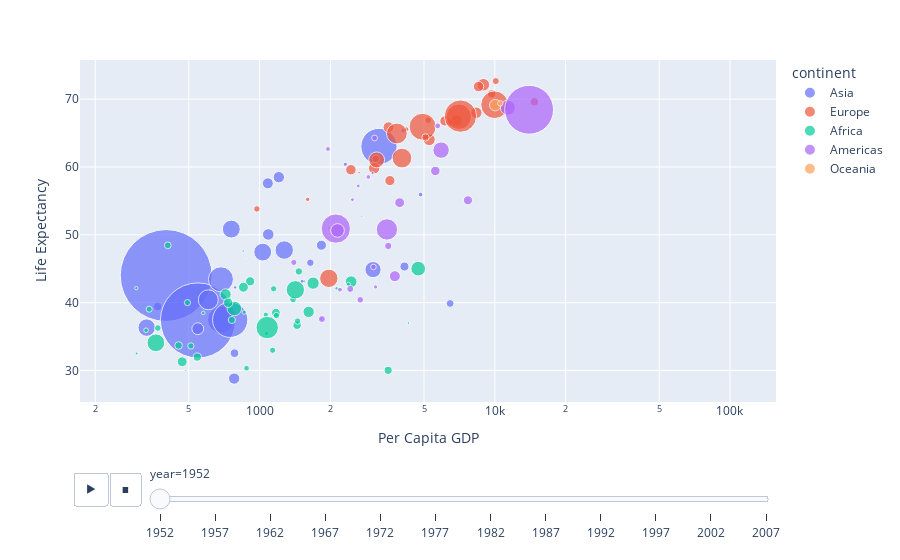

Here is the notebook cell this chart was saved with:
### Markdown cell above
That's much more like a straight line.

Now let's differentiate the countries by size and continent.  It makes intuitive sense to make bigger countries bigger and smaller countries smaller (ordinal data) and to use color to indicate the continent they belong to (nominal data).

### Code cell
fig = px.scatter(df,
                 x='gdpPercap',
                 y='lifeExp',
                 log_x=True,
                 size='pop',
                 color='continent',
                 animation_frame='year',
                 hover_name='country',
                 size_max=100,
                 labels={'gdpPercap': 'Per Capita GDP', 'lifeExp': 'Life Expectancy'})
fig.show()

### Figure 1 — Plotly figure (JSON) as saved in the notebook; plotly's stock layout.template omitted (floating-point values rounded to 4 significant figures)
{"data": [{"hovertemplate": "<b>%{hovertext}</b><br><br>continent=Asia<br>year=1952<br>Per Capita GDP=%{x}<br>Life Expectancy=%{y}<br>pop=%{marker.size}<extra></extra>", "hovertext": ["Afghanistan", "Bahrain", "Bangladesh", "Cambodia", "China", "Hong Kong, China", "India", "Indonesia", "Iran", "Iraq", "Israel", "Japan", "Jordan", "Korea, Dem. Rep.", "Korea, Rep.", "Kuwait", "Lebanon", "Malaysia", "Mongolia", "Myanmar", "Nepal", "Oman", "Pakistan", "Philippines", "Saudi Arabia", "Singapore", "Sri Lanka", "Syria", "Taiwan", "Thailand", "Vietnam", "West Bank and Gaza", "Yemen, Rep."], "legendgroup": "Asia", "marker": {"color": "#636efa", "size": [8425333, 120447, 46886859, 4693836, 556263527, 2125900, 372000000, 82052000, 17272000, 5441766, 1620914, 86459025, 607914, 8865488, 20947571, 160000, 1439529, 6748378, 800663, 20092996, 9182536, 507833, 41346560, 22438691, 4005677, 1127000, 7982342, 3661549, 8550362, 21289402, 26246839, 1030585, 4963829], "sizemode": "area", "sizeref": 131900.0, "symbol": "circle"}, "mode": "markers", "name": "Asia", "orientation": "v", "showlegend": true, "type": "scatter", "x": [779.4, 9867.0, 684.2, 368.5, 400.4, 3054.0, 546.6, 749.7, 3035.0, 4130.0, 4087.0, 3217.0, 1547.0, 1088.0, 1031.0, 108400.0, 4835.0, 1831.0, 786.6, 331.0, 545.9, 1828.0, 684.6, 1273.0, 6460.0, 2315.0, 1084.0, 1643.0, 1207.0, 757.8, 605.1, 1516.0, 781.7], "xaxis": "x", "y": [28.8, 50.94, 37.48, 39.42, 44.0, 60.96, 37.37, 37.47, 44.87, 45.32, 65.39, 63.03, 43.16, 50.06, 47.45, 55.56, 55.93, 48.46, 42.24, 36.32, 36.16, 37.58, 43.44, 47.75, 39.88, 60.4, 57.59, 45.88, 58.5, 50.85, 40.41, 43.16, 32.55], "yaxis": "y"}, {"hovertemplate": "<b>%{hovertext}</b><br><br>continent=Europe<br>year=1952<br>Per Capita GDP=%{x}<br>Life Expectancy=%{y}<br>pop=%{marker.size}<extra></extra>", "hovertext": ["Albania", "Austria", "Belgium", "Bosnia and Herzegovina", "Bulgaria", "Croatia", "Czech Republic", "Denmark", "Finland", "France", "Germany", "Greece", "Hungary", "Iceland", "Ireland", "Italy", "Montenegro", "Netherlands", "Norway", "Poland", "Portugal", "Romania", "Serbia", "Slovak Republic", "Slovenia", "Spain", "Sweden", "Switzerland", "Turkey", "United Kingdom"], "legendgroup": "Europe", "marker": {"color": "#EF553B", "size": [1282697, 6927772, 8730405, 2791000, 7274900, 3882229, 9125183, 4334000, 4090500, 42459667, 69145952, 7733250, 9504000, 147962, 2952156, 47666000, 413834, 10381988, 3327728, 25730551, 8526050, 16630000, 6860147, 3558137, 1489518, 28549870, 7124673, 4815000, 22235677, 50430000], "sizemode": "area", "sizeref": 131900.0, "symbol": "circle"}, "mode": "markers", "name": "Europe", "orientation": "v", "showlegend": true, "type": "scatter", "x": [1601.0, 6137.0, 8343.0, 973.5, 2444.0, 3119.0, 6876.0, 9692.0, 6425.0, 7030.0, 7144.0, 3531.0, 5264.0, 7268.0, 5210.0, 4931.0, 2648.0, 8942.0, 10100.0, 4029.0, 3068.0, 3145.0, 3581.0, 5075.0, 4215.0, 3834.0, 8528.0, 14730.0, 1969.0, 9980.0], "xaxis": "x", "y": [55.23, 66.8, 68.0, 53.82, 59.6, 61.21, 66.87, 70.78, 66.55, 67.41, 67.5, 65.86, 64.03, 72.49, 66.91, 65.94, 59.16, 72.13, 72.67, 61.31, 59.82, 61.05, 58.0, 64.36, 65.57, 64.94, 71.86, 69.62, 43.59, 69.18], "yaxis": "y"}, {"hovertemplate": "<b>%{hovertext}</b><br><br>continent=Africa<br>year=1952<br>Per Capita GDP=%{x}<br>Life Expectancy=%{y}<br>pop=%{marker.size}<extra></extra>", "hovertext": ["Algeria", "Angola", "Benin", "Botswana", "Burkina Faso", "Burundi", "Cameroon", "Central African Republic", "Chad", "Comoros", "Congo, Dem. Rep.", "Congo, Rep.", "Cote d'Ivoire", "Djibouti", "Egypt", "Equatorial Guinea", "Eritrea", "Ethiopia", "Gabon", "Gambia", "Ghana", "Guinea", "Guinea-Bissau", "Kenya", "Lesotho", "Liberia", "Libya", "Madagascar", "Malawi", "Mali", "Mauritania", "Mauritius", "Morocco", "Mozambique", "Namibia", "Niger", "Nigeria", "Reunion", "Rwanda", "Sao Tome and Principe", "Senegal", "Sierra Leone", "Somalia", "South Africa", "Sudan", "Swaziland", "Tanzania", "Togo", "Tunisia", "Uganda", "Zambia", "Zimbabwe"], "legendgroup": "Africa", "marker": {"color": "#00cc96", "size": [9279525, 4232095, 1738315, 442308, 4469979, 2445618, 5009067, 1291695, 2682462, 153936, 14100005, 854885, 2977019, 63149, 22223309, 216964, 1438760, 20860941, 420702, 284320, 5581001, 2664249, 580653, 6464046, 748747, 863308, 1019729, 4762912, 2917802, 3838168, 1022556, 516556, 9939217, 6446316, 485831, 3379468, 33119096, 257700, 2534927, 60011, 2755589, 2143249, 2526994, 14264935, 8504667, 290243, 8322925, 1219113, 3647735, 5824797, 2672000, 3080907], "sizemode": "area", "sizeref": 131900.0, "symbol": "circle"}, "mode": "markers", "name": "Africa", "orientation": "v", "showlegend": true, "type": "scatter", "x": [2449.0, 3521.0, 1063.0, 851.2, 543.3, 339.3, 1173.0, 1071.0, 1179.0, 1103.0, 780.5, 2126.0, 1389.0, 2670.0, 1419.0, 375.6, 328.9, 362.1, 4293.0, 485.2, 911.3, 510.2, 299.9, 853.5, 298.8, 575.6, 2388.0, 1443.0, 369.2, 452.3, 743.1, 1968.0, 1688.0, 468.5, 2424.0, 761.9, 1077.0, 2719.0, 493.3, 879.6, 1450.0, 879.8, 1136.0, 4725.0, 1616.0, 1148.0, 716.7, 859.8, 1468.0, 734.8, 1147.0, 406.9], "xaxis": "x", "y": [43.08, 30.02, 38.22, 47.62, 31.98, 39.03, 38.52, 35.46, 38.09, 40.72, 39.14, 42.11, 40.48, 34.81, 41.89, 34.48, 35.93, 34.08, 37.0, 30.0, 43.15, 33.61, 32.5, 42.27, 42.14, 38.48, 42.72, 36.68, 36.26, 33.69, 40.54, 50.99, 42.87, 31.29, 41.73, 37.44, 36.32, 52.72, 40.0, 46.47, 37.28, 30.33, 32.98, 45.01, 38.63, 41.41, 41.22, 38.6, 44.6, 39.98, 42.04, 48.45], "yaxis": "y"}, {"hovertemplate": "<b>%{hovertext}</b><br><br>continent=Americas<br>year=1952<br>Per Capita GDP=%{x}<br>Life Expectancy=%{y}<br>pop=%{marker.size}<extra></extra>", "hovertext": ["Argentina", "Bolivia", "Brazil", "Canada", "Chile", "Colombia", "Costa Rica", "Cuba", "Dominican Republic", "Ecuador", "El Salvador", "Guatemala", "Haiti", "Honduras", "Jamaica", "Mexico", "Nicaragua", "Panama", "Paraguay", "Peru", "Puerto Rico", "Trinidad and Tobago", "United States", "Uruguay", "Venezuela"], "legendgroup": "Americas", "marker": {"color": "#ab63fa", "size": [17876956, 2883315, 56602560, 14785584, 6377619, 12350771, 926317, 6007797, 2491346, 3548753, 2042865, 3146381, 3201488, 1517453, 1426095, 30144317, 1165790, 940080, 1555876, 8025700, 2227000, 662850, 157553000, 2252965, 5439568], "sizemode": "area", "sizeref": 131900.0, "symbol": "circle"}, "mode": "markers", "name": "Americas", "orientation": "v", "showlegend": true, "type": "scatter", "x": [5911.0, 2677.0, 2109.0, 11370.0, 3940.0, 2144.0, 2627.0, 5587.0, 1398.0, 3522.0, 3048.0, 2428.0, 1840.0, 2195.0, 2899.0, 3478.0, 3112.0, 2480.0, 1952.0, 3759.0, 3082.0, 3023.0, 13990.0, 5717.0, 7690.0], "xaxis": "x", "y": [62.48, 40.41, 50.92, 68.75, 54.74, 50.64, 57.21, 59.42, 45.93, 48.36, 45.26, 42.02, 37.58, 41.91, 58.53, 50.79, 42.31, 55.19, 62.65, 43.9, 64.28, 59.1, 68.44, 66.07, 55.09], "yaxis": "y"}, {"hovertemplate": "<b>%{hovertext}</b><br><br>continent=Oceania<br>year=1952<br>Per Capita GDP=%{x}<br>Life Expectancy=%{y}<br>pop=%{marker.size}<extra></extra>", "hovertext": ["Australia", "New Zealand"], "legendgroup": "Oceania", "marker": {"color": "#FFA15A", "size": [8691212, 1994794], "sizemode": "area", "sizeref": 131900.0, "symbol": "circle"}, "mode": "markers", "name": "Oceania", "orientation": "v", "showlegend": true, "type": "scatter", "x": [10040.0, 10560.0], "xaxis": "x", "y": [69.12, 69.39], "yaxis": "y"}], "layout": {"legend": {"itemsizing": "constant", "title": {"text": "continent"}, "tracegroupgap": 0}, "margin": {"t": 60}, "sliders": [{"active": 0, "currentvalue": {"prefix": "year="}, "len": 0.9, "pad": {"b": 10, "t": 60}, "steps": [{"args": [["1952"], {"frame": {"duration": 0, "redraw": false}, "fromcurrent": true, "mode": "immediate", "transition": {"duration": 0, "easing": "linear"}}], "label": "1952", "method": "animate"}, {"args": [["1957"], {"frame": {"duration": 0, "redraw": false}, "fromcurrent": true, "mode": "immediate", "transition": {"duration": 0, "easing": "linear"}}], "label": "1957", "method": "animate"}, {"args": [["1962"], {"frame": {"duration": 0, "redraw": false}, "fromcurrent": true, "mode": "immediate", "transition": {"duration": 0, "easing": "linear"}}], "label": "1962", "method": "animate"}, {"args": [["1967"], {"frame": {"duration": 0, "redraw": false}, "fromcurrent": true, "mode": "immediate", "transition": {"duration": 0, "easing": "linear"}}], "label": "1967", "method": "animate"}, {"args": [["1972"], {"frame": {"duration": 0, "redraw": false}, "fromcurrent": true, "mode": "immediate", "transition": {"duration": 0, "easing": "linear"}}], "label": "1972", "method": "animate"}, {"args": [["1977"], {"frame": {"duration": 0, "redraw": false}, "fromcurrent": true, "mode": "immediate", "transition": {"duration": 0, "easing": "linear"}}], "label": "1977", "method": "animate"}, {"args": [["1982"], {"frame": {"duration": 0, "redraw": false}, "fromcurrent": true, "mode": "immediate", "transition": {"duration": 0, "easing": "linear"}}], "label": "1982", "method": "animate"}, {"args": [["1987"], {"frame": {"duration": 0, "redraw": false}, "fromcurrent": true, "mode": "immediate", "transition": {"duration": 0, "easing": "linear"}}], "label": "1987", "method": "animate"}, {"args": [["1992"], {"frame": {"duration": 0, "redraw": false}, "fromcurrent": true, "mode": "immediate", "transition": {"duration": 0, "easing": "linear"}}], "label": "1992", "method": "animate"}, {"args": [["1997"], {"frame": {"duration": 0, "redraw": false}, "fromcurrent": true, "mode": "immediate", "transition": {"duration": 0, "easing": "linear"}}], "label": "1997", "method": "animate"}, {"args": [["2002"], {"frame": {"duration": 0, "redraw": false}, "fromcurrent": true, "mode": "immediate", "transition": {"duration": 0, "easing": "linear"}}], "label": "2002", "method": "animate"}, {"args": [["2007"], {"frame": {"duration": 0, "redraw": false}, "fromcurrent": true, "mode": "immediate", "transition": {"duration": 0, "easing": "linear"}}], "label": "2007", "method": "animate"}], "x": 0.1, "xanchor": "left", "y": 0, "yanchor": "top"}], "updatemenus": [{"buttons": [{"args": [null, {"frame": {"duration": 500, "redraw": false}, "fromcurrent": true, "mode": "immediate", "transition": {"duration": 500, "easing": "linear"}}], "label": "&#9654;", "method": "animate"}, {"args": [[null], {"frame": {"duration": 0, "redraw": false}, "fromcurrent": true, "mode": "immediate", "transition": {"duration": 0, "easing": "linear"}}], "label": "&#9724;", "method": "animate"}], "direction": "left", "pad": {"r": 10, "t": 70}, "showactive": false, "type": "buttons", "x": 0.1, "xanchor": "right", "y": 0, "yanchor": "top"}], "xaxis": {"anchor": "y", "domain": [0, 1], "title": {"text": "Per Capita GDP"}, "type": "log"}, "yaxis": {"anchor": "x", "domain": [0, 1], "title": {"text": "Life Expectancy"}}}}
